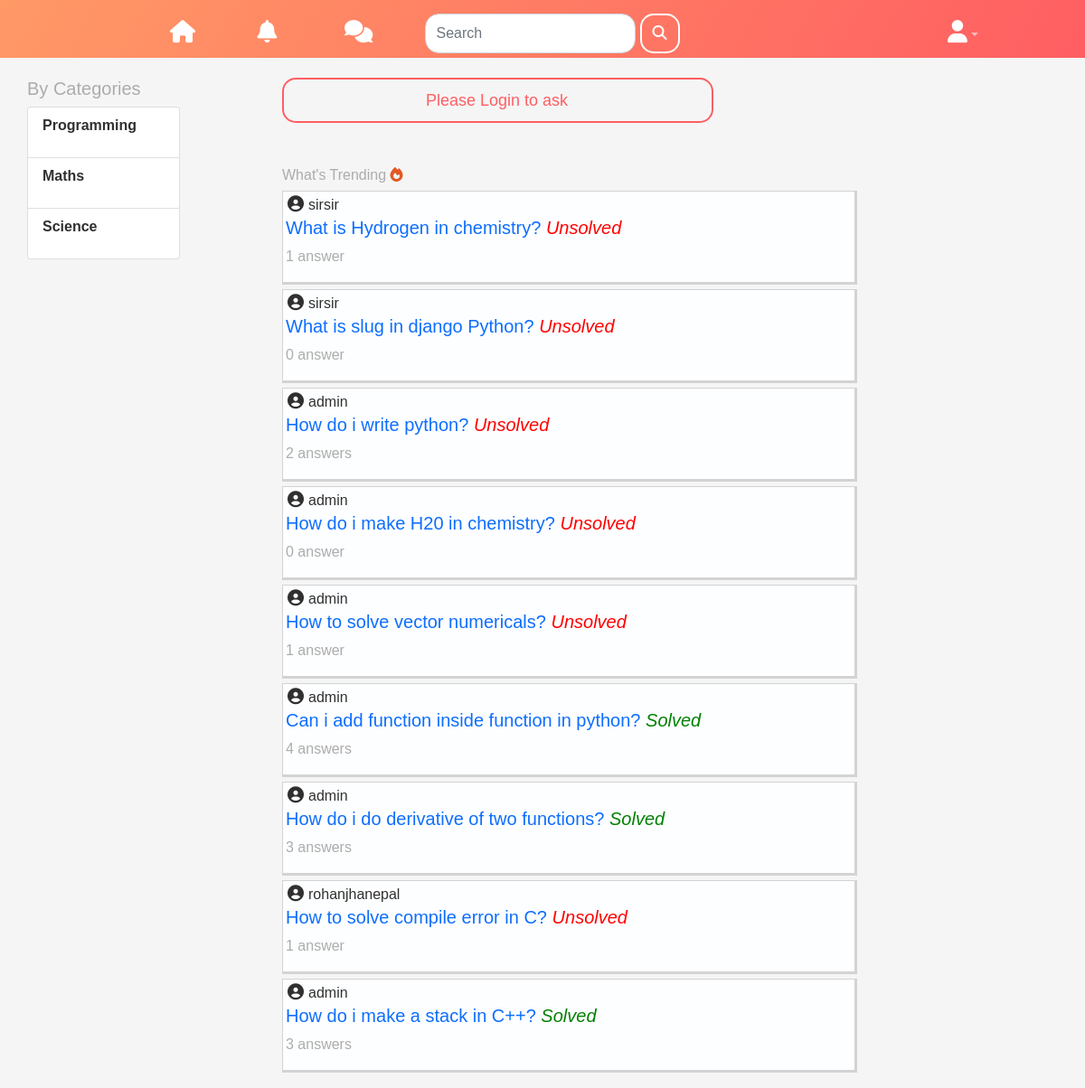
/, run on an earlier commit of the app's database.
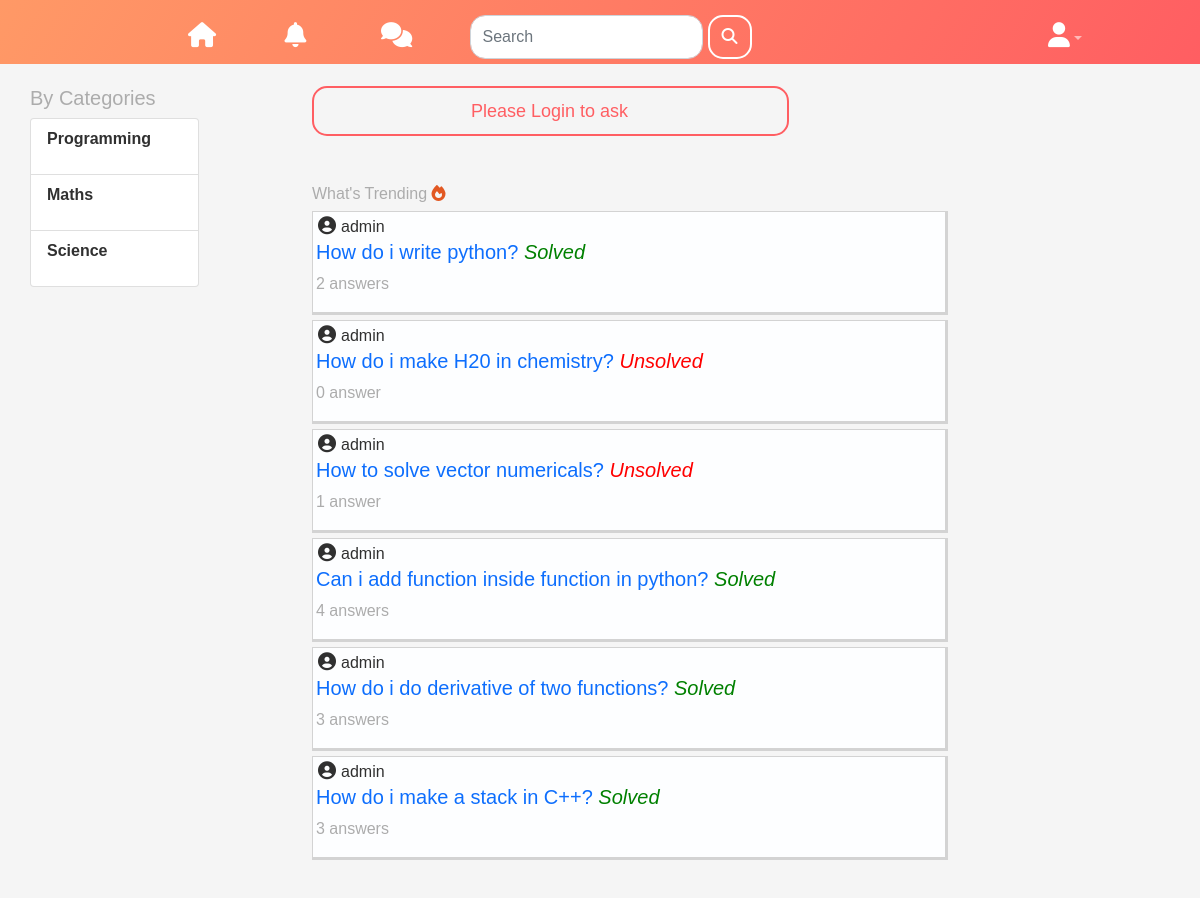
And on a later commit of the database.
### forum/models.py (models this page shows, shortened)
class Category(models.Model):
    name = models.CharField(max_length=255, unique=True)
    class Meta:
        verbose_name_plural = 'Categories'

class Post(models.Model):
    title = models.CharField(max_length=200,blank=False)
    slug = models.SlugField(max_length=200, null=True, blank=True)
    tag = models.ManyToManyField('forum.Tag', blank=True,related_name='tag')
    category = models.ForeignKey('forum.Category', related_name="post_category" ,on_delete=models.CASCADE, null=True, blank=True)
    subcategory = models.ForeignKey('forum.SubCategory', related_name="post_sub_category" ,on_delete=models.CASCADE, null=True, blank=True)
    solved = models.BooleanField(default=False) #has the problem been solved?
    posted_by = models.ForeignKey(User, related_name='user',on_delete=models.CASCADE) #posted by user
    posted_on = models.DateTimeField(default=timezone.now)
    views = models.IntegerField(default=0) #total times the post was viewed
    answerCount = models.IntegerField(default=0) #number of answers

### forum/views.py (the view)
# urls.py: path('', views.index, name='home'),
def index(request): #home page of discussion forum
    categories = models.Category.objects.all()
    posts = models.Post.objects.order_by('-posted_on','views')
    select = dict()
    for i in categories:
        select[i.name] = [j.name for j in i.subcategory.all()]
    if request.user.is_authenticated:
        user = User.objects.filter(username=request.user.username).first()
        profile = models.Profile.objects.filter(user=user).first()
        if profile.prefered_categories.all().__len__() != 0:
            posts = posts.filter(category__in=profile.prefered_categories.all())
    context = {
        'categories': categories,
        'posts': posts,
        'selects':select,
    }
    return render(request, 'forum/index.html' , context=context)

### forum/templates/forum/index.html (shortened to what this page needs)
{% extends "forum/base.html" %}
{% load bootstrap4 %}
{% load static %}
{% block css %}
<link rel="stylesheet" href={% static "forum/css/index.css" %}>
{% endblock css %}
{% block categories %}
<h5 style="color: #acacac; font-family: Verdana, Geneva, Tahoma, sans-serif ;">By Categories</h5>
<ul class="list-group" style="width:60%;">
{% for category in categories %}
    <li class="list-group-item list-group-item-action cat">
    <a href={% url "forum:category" id=category.id %}>{{ category.name }}</a>
    </li>
{% endfor %}
</ul>
{% endblock categories %}
{% block content %}
<div class="search-box">
    {% if user.is_authenticated %}
    <input type="Button" name="ask" value="What do you want to ask?" class="btn btn-outline-primary main-btn" onclick="togglepop()">
    {% else %}
    <input type="Button" name="ask" value="Please Login to ask" class="btn btn-outline-primary main-btn" onclick="location.href='{% url "forum:login" %}'">
    {% endif %}
</div>
<br>
<br>
<h6 >What's Trending <i class="fas fa-fire" style="color: #e25822;"></i></h6>
{% for post in posts %}
<div class="question-container" style="">
    <p style="color: #303030; margin-bottom: 0px;" ><i class="fas fa-user-circle" style="margin: 5px; font-size: large;"></i>{{ post.posted_by }} </p>
    <h5 style="color: blue; padding-left: 3px;"><a href={% url "forum:post_detail" slug=post.slug %}>{{ post.title }}</a>
        {% if post.solved %}
        <em style="color:green;">Solved</em>
    {% else %}
        <em style="color:red;">Unsolved</em>
    {% endif %}</h5>
    <p style="color: #acacac; padding-left: 3px;">
        {{ post.answerCount }}
        {% if post.answerCount > 1 %}  answers
        {% else %}  answer
        {% endif %}
    </p>
  </div>
  {% endfor %}
{% endblock content%}

What changed in the data, as far as the page shows it:
removed Post: posted_by "sirsir", title "What is Hydrogen in chemistry?", solved "Unsolved", answerCount "1"
removed Post: posted_by "sirsir", title "What is slug in django Python?", solved "Unsolved", answerCount "0"
removed Post: posted_by "rohanjhanepal", title "How to solve compile error in C?", solved "Unsolved", answerCount "1"
changed Post "How do i write python?": solved "Unsolved" → "Solved"
